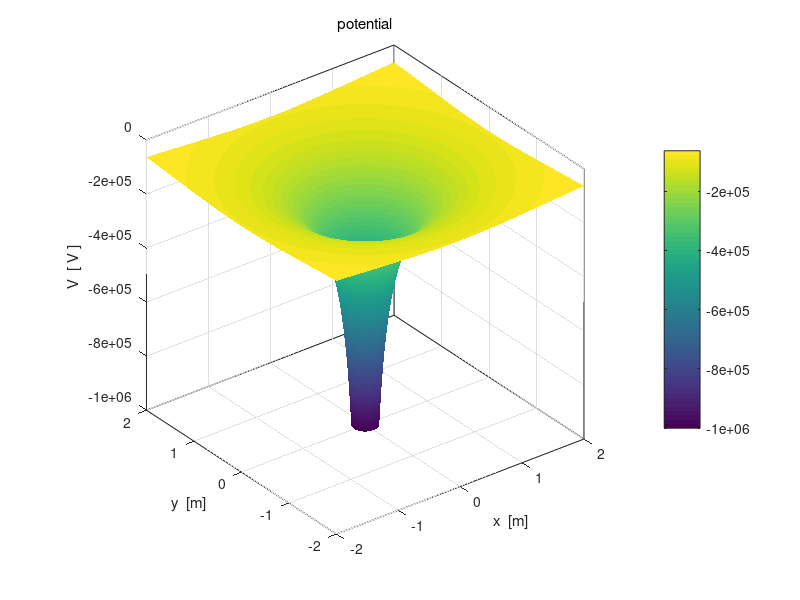

This figure's MATLAB source: (Note: this script raises an error after producing the figure.)
% cemVE01.m
% 8 april 2016
% Ian Cooper
% School of Physics, University of Sydney
% ../mphome.htm

% Potential and Electric Field in [2D] region
% max 5 charges


clear all
close all
clc
tic

% INPUTS  ================================================================

% Number of grid point    [N = 10001]
   N = 1001;
   
% Charge  Q = [10, 0, 0, 0, 0] 
   Q = [-20, 0, 0, 0, 0] .* 1e-6;
   
% X & Y components of position of charges  [0, 0, 0, 0, 0]
   xC = [0,  -0.5,  0.5, -0.5, 0];
   yC = [0,  -0.5, -0.5, 0.5, 0];

% 5 random charges   uncomment to run the program for 5 random charges
%   Q = (1 + 9 .* rand(5,1)) .* 1e-6;
%   xC = -2 + 4 .* rand(5,1); 
%   yC = -2 + 4 .* rand(5,1); 
   
% Dimensions of region   [dimensions of region -2 to 2 / minR = 1e-6 / Esat = 1e6 / Vsat = 1e6]
   minX = -2;  
   maxX =  2;
   minY = -2;
   maxY =  2;
   minR = 1e-6;
   minRx = 1e-6;
   minRy = 1e-6;
   Vsat = 1e6;
   Esat = 1e6;
   
% SETUP  =================================================================

eps0 = 8.854e-12;
kC = 1/(4*pi*eps0);
V = zeros(N,N);
Ex = zeros(N,N); Ey = zeros(N,N);

x  = linspace(minX,maxX,N);
y = linspace(minY, maxY,N);

[xG, yG] = meshgrid(x,y);


% CALCULATION: POTENTIAL & ELECTRIC FIELD ================================

for n = 1 : 5
   Rx = xG - xC(n);
   Ry = yG - yC(n);
   
   index = find(abs(Rx)+ abs(Ry) == 0); 
   Rx(index) = minRx;  Ry(index) = minRy;
   
   R = sqrt(Rx.^2 + Ry.^2);
   R(R==0) = minR;
   V = V + kC .* Q(n) ./ (R);
   
   R3 = R.^3;
   Ex = Ex + kC .* Q(n) .* Rx ./ R3;
   Ey = Ey + kC .* Q(n) .* Ry ./ R3;
end

   if max(max(V)) >=  Vsat; V(V > Vsat)  = Vsat; end;
   if min(min(V)) <= -Vsat; V(V < -Vsat) = -Vsat; end;

   E = sqrt(Ex.^2 + Ey.^2);
   if max(max(E)) >=  Esat; E(E >  Esat)  =  Esat; end;
   if min(min(E)) <= -Esat; E(E < -Esat)  = -Esat; end;
   

% GRAPHICS ===============================================================
figure(1)
   set(gcf,'units','normalized','position',[0.02 0.52 0.28 0.32]);
   surf(xG,yG,V);
   colorbar
   shading interp
   axis square
   set(gca,'xLim',[-2, 2]); set(gca,'yLim',[-2, 2]);
   xlabel('x  [m]'); ylabel('y  [m]'); zlabel('V  [ V ]');
   title('potential','fontweight','normal');
   box on
   h =  colorbar;
   h.Label.String = 'V   [ V ]';
   rotate3d
   view(30,50);
   set(gca,'fontsize',12)
   
figure(2)
   set(gcf,'units','normalized','position',[0.31 0.52 0.28 0.32]);
   contourf(xG,yG,V,16)
   shading interp
   colorbar
   xlabel('x  [m]'); ylabel('y  [m]');
   title('potential','fontweight','normal');
   h =  colorbar;
   h.Label.String = 'V   [ V ]';
   %set(gca,'xLim',[-5,5]); set(gca,'yLim', [-5, 5]);
   %set(gca,'xTick',-5:5); set(gca,'yTick', -5:5);
   axis square
   set(gca,'fontsize',12)
   box on
   
figure(3)
   set(gcf,'units','normalized','position',[0.60 0.52 0.28 0.32]);
       c = 0; yStep = zeros(1,5);
       
      for n = ceil(N/2) : ceil(N/10): N
   %  for n = [1 11 21 31 41 51]
        xP = xG(n,:); yP = V(n,:);
        plot(xP,yP,'linewidth',2);
        hold on
        c = c+1;
        yStep(c) = yG(n,1);
     end
     
       %tt = num2str(yStep,2);
       %tm1 = 'y  =  ';
       %tm2 = tt;
       %tm = [tm1 tm2];
       tm = 'Potential profiles for different y values';
       xlabel('x  [m]'); ylabel('V  [ V ]');
       set(gca,'fontsize',12)  
       h_title = title(tm);
       set(h_title,'fontsize',12,'FontWeight','normal');
       %set(gca,'xTick',-5:5);
       tm1 = num2str(yStep(1),2);
       tm2 = num2str(yStep(2),2); tm3 = num2str(yStep(3),2);
       tm4 = num2str(yStep(4),2);  tm5 = num2str(yStep(5),2);
       %tm6 = num2str(yStep(6),3);
       h = legend(tm1,tm2,tm3,tm4,tm5,'Orientation','horizontal');
       set(h,'Location','north');
      % 

figure(4)
   set(gcf,'units','normalized','position',[0.02 0.1 0.28 0.32]);
   surf(xG,yG,E);
   colorbar
   shading interp
   axis square
   xlabel('x  [m]'); ylabel('y  [m]'); zlabel('E  [ V / m ]');
   title('electric field | E |','fontweight','normal');
   box on
   h =  colorbar;
   h.Label.String = '| E |   [ V/m ]';
   rotate3d
   view(30,50);
   set(gca,'fontsize',12) 
   
figure(5)
   set(gcf,'units','normalized','position',[0.31 0.10 0.28 0.32]);
   contourf(xG,yG,E,16)
   shading interp
   colorbar
   xlabel('x  [m]'); ylabel('y  [m]');
   title('electric field | E | ','fontweight','normal');
   h =  colorbar;
   h.Label.String = '|E|   [ V/m ]';
   %set(gca,'xLim',[-5,5]); set(gca,'yLim', [-5, 5]);
   %set(gca,'xTick',-5:5); set(gca,'yTick', -5:5);
   axis square
   set(gca,'fontsize',12)
   box on   
   
 figure(6)
   set(gcf,'units','normalized','position',[0.60 0.10 0.28 0.32]);
       c = 0; yStep = zeros(1,5);
       
      for n = ceil(N/2) : ceil(N/10): N
   %  for n = [1 11 21 31 41 51]
        xP = xG(n,:); yP = E(n,:);
        plot(xP,yP,'linewidth',2);
        hold on
        c = c+1;
        yStep(c) = yG(n,1);
     end
     
       %tt = num2str(yStep,2);
       %tm1 = 'y  =  ';
       %tm2 = tt;
       %tm = [tm1 tm2];
       tm = '| E | profiles for different y values';
       xlabel('x  [m]'); ylabel('| E |  [ V/m ]');
       set(gca,'fontsize',12)  
       h_title = title(tm);
       set(h_title,'fontsize',12,'FontWeight','normal');
       %set(gca,'xTick',-5:5);
       tm1 = num2str(yStep(1),2);
       tm2 = num2str(yStep(2),2); tm3 = num2str(yStep(3),2);
       tm4 = num2str(yStep(4),2);  tm5 = num2str(yStep(5),2);
       %tm6 = num2str(yStep(6),3);
       h = legend(tm1,tm2,tm3,tm4,tm5,'Orientation','horizontal');
       set(h,'Location','north');  
%%       
figure(7)

     hold on
     index1 = 1 : 5 : N; index2 = 1 : 5 : N;
    
     %index1 = [21 26 31 36 41 46 61 66 71 76 81 86 91]; index2 = index1;
     p1 = xG(index1, index2); p2 = yG(index1, index2);
     p3 = Ex(index1, index2)./(E(index1,index2)); p4 = Ey(index1, index2)./(E(index1,index2));
    % p3 = Ex(index1, index2); p4 = Ey(index1, index2);  
     h = quiver(p1,p2,p3,p4,'autoscalefactor',0.8);
     set(h,'color',[0 0 1],'linewidth',2)
     xlabel('x  [m]'); ylabel('y  [m]');
     
     hold on
     for sx = -2 : 0.25 : 2;
     for sy = -2 : 0.25 : 2;
        % if sy ~= 0; 
         h = streamline(xG,yG,Ex,Ey,sx,sy);
         set(h,'linewidth',1,'color',[1 0 1]);
        % end
     end
     
     end
     set(gca,'xLim',[-2,2]); set(gca,'yLim', [-2, 2]);
     axis([-2 2 -2 2]);
     axis equal
     box on
 
     %%
     figure(99)
     sx = [0 -1 1 0 1]; sy = [-1 -1 0 1 1];
     h = streamline(xG,yG,Ex,Ey,sx,sy);
     
   